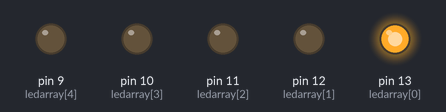
This sketch was run on a simulated Arduino Uno, built with avr-gcc and run on an emulated ATmega328P. On the bench: output pins drawn as LEDs (lit = HIGH).

Above: at 0.1 s.
At 0.5 s:
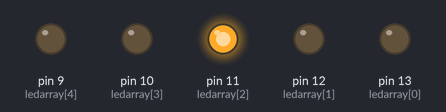
At 0.9 s:
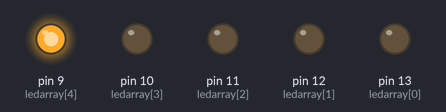
At 1.3 s:
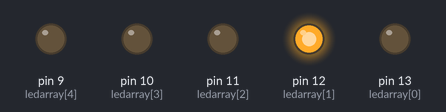
At 2.7 s:
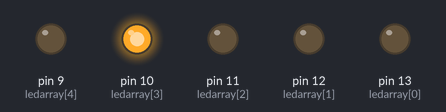
Timing chart, 0 to 3.0 s (numbered marks = the images above):
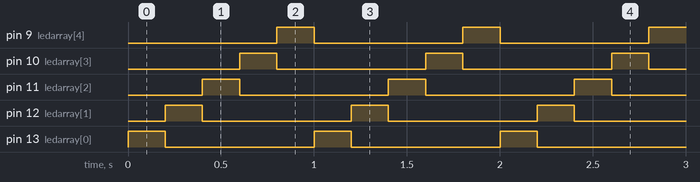

Measured:
- by itself, pin 9 (ledarray[4]), pin 10 (ledarray[3]), pin 11 (ledarray[2]), pin 12 (ledarray[1]), pin 13 (ledarray[0]): alternates HIGH for 0.20 s and LOW for 0.80 s
- by itself, everything shown: repeats every 1.0 s, in 5 steps

The sketch:

for_in_if_1.ino
```cpp
int ledarray[] = {13, 12, 11, 10, 9};
int i = 0;
int end = 5;

void setup(){
  	Serial.begin(9600);

  	for(byte i = 0; i <= 5; i++) {
      pinMode(ledarray[i], OUTPUT);
  }
}

void loop(){
nevereverdothis(i, end);
}


void nevereverdothis(int i, int end){
	if(i < end){
		digitalWrite(ledarray[i],HIGH);
		delay(200);
		digitalWrite(ledarray[i],LOW);
		nevereverdothis(i+1, end);
	}
} 
```
